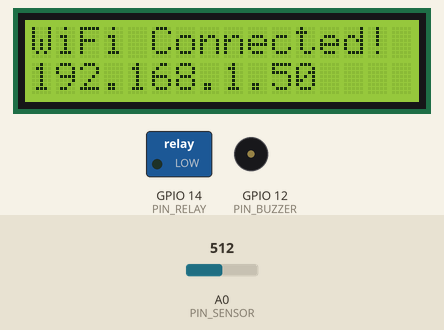
The sketch below on a simulated ESP8266 (NodeMCU). On the bench: 16×2 character LCD, switched loads named in the sketch (green lamp = pin HIGH), buzzer (waves = sounding, pin HIGH). The test bench sets the inputs (shaded band); at power-on: A0 (PIN_SENSOR) = 512. WiFi joins after 1.5 s; servers stay silent unless stated; uploads are accepted with an empty reply; what the sketch prints to the serial monitor is not drawn.

Above: at 4.7 s.
At 7.8 s:
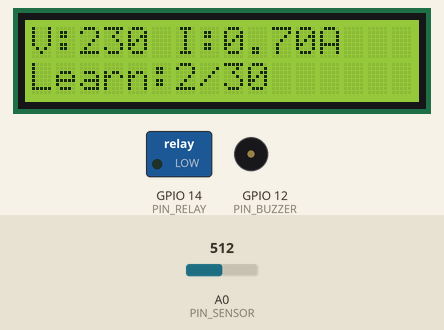
7.9 s: A0 (PIN_SENSOR) set to 716
At 10.44 s:
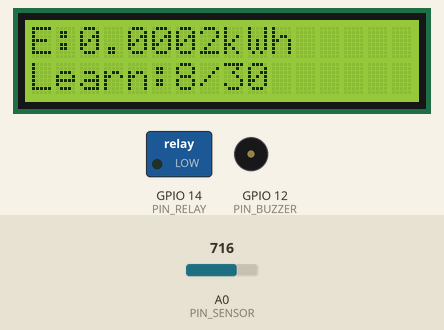
10.9 s: A0 (PIN_SENSOR) set to 900
At 13.8 s:
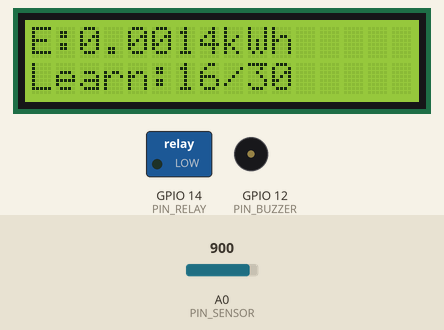
13.9 s: A0 (PIN_SENSOR) set to 1023
At 22.8 s:
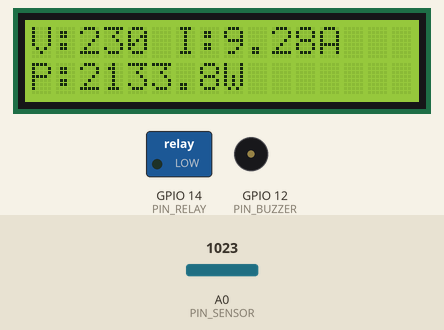
Timing chart, 0 to 24.6 s (numbered marks = the images above; inputs shaded):
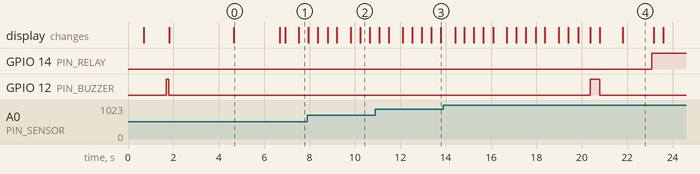

Measured:
- what the display in image 0 shows lasts 2.0 s, from 4.7 s to 6.7 s
- what the display in image 2 shows lasts 0.5 s, from 10.2 s to 10.7 s

The sketch:

nodemcu_energy_meter.ino
```cpp
/*
 * AI Smart Energy Meter — NodeMCU ESP8266
 * ────────────────────────────────────────
 * Home load  : 60W  incandescent → ~0.261A  (learned as baseline)
 * Theft load : 100W incandescent → ~0.435A  (triggers alert)
 * ACS_ZERO calibrated to RAW midpoint=548 (average of 538–558 swing)
 * Sampling window increased to 200ms for stable RMS over noisy ADC
 *
 * Pins:
 *   A0  — ACS712 output
 *   D2/D1 (GPIO4/5) — LCD SDA/SCL
 *   D5 (GPIO14) — Relay
 *   D6 (GPIO12) — Buzzer
 *
 * HARDWARE TIP: Add a 10uF capacitor between A0 and GND to reduce noise.
 */

#include <Wire.h>
#include <LiquidCrystal_I2C.h>
#include <ESP8266WiFi.h>
#include <ESP8266HTTPClient.h>
#include <WiFiClient.h>

// ═══════════════════════════════════════════════
//   SETTINGS
// ═══════════════════════════════════════════════
const char* WIFI_SSID     = "Suji";
const char* WIFI_PASSWORD = "sujitha5555";
const char* SERVER_IP     = "172.31.131.18";
const int   SERVER_PORT   = 5000;

// ═══════════════════════════════════════════════
//   PIN DEFINITIONS
// ═══════════════════════════════════════════════
#define PIN_SENSOR  A0
#define PIN_SDA     4    // D2
#define PIN_SCL     5    // D1
#define PIN_RELAY   14   // D5
#define PIN_BUZZER  12   // D6

// ═══════════════════════════════════════════════
//   LCD
// ═══════════════════════════════════════════════
LiquidCrystal_I2C lcd(0x27, 16, 2);

// ═══════════════════════════════════════════════
//   ACS712 CALIBRATION
//   ACS_ZERO  : FIXED to 548 (midpoint of your 538-558 RAW swing)
//   ACS_SENSITIVITY : 100mV/A for ACS712-20A
// ═══════════════════════════════════════════════
#define ACS_ZERO        548.0   // FIXED: was 555, corrected to 548
#define ACS_SENSITIVITY 0.050  // 100mV/A

// ═══════════════════════════════════════════════
//   RELAY
// ═══════════════════════════════════════════════
#define RELAY_ON  LOW
#define RELAY_OFF HIGH

// ═══════════════════════════════════════════════
//   DETECTION THRESHOLDS
// ═══════════════════════════════════════════════
#define OVERLOAD_AMPS   15.0
#define THEFT_JUMP      0.15

#define NOISE_FLOOR     0.03
#define BASELINE_COUNT  30
#define THEFT_CONFIRM   5

// ═══════════════════════════════════════════════
//   GLOBAL STATE
// ═══════════════════════════════════════════════
float         currentRMS      = 0.0;
float         voltageRMS      = 230.0;
float         power           = 0.0;
float         energyKWh       = 0.0;
float         baseline        = 0.0;
int           baselineSamples = 0;
bool          relayON         = true;
bool          theftFound      = false;
bool          wifiOK          = false;
int           theftCount      = 0;
unsigned long lastSend        = 0;
unsigned long lastDisplay     = 0;
unsigned long lastEnergy      = 0;
unsigned long lastBuzzer      = 0;
int           lcdPage         = 0;

// ═══════════════════════════════════════════════
//   FORWARD DECLARATIONS
// ═══════════════════════════════════════════════
float readCurrent();
void  learnBaseline();
void  checkForProblems(unsigned long);
void  triggerAlert(String, unsigned long);
void  updateLCD();
void  sendToServer();
void  connectWiFi();
void  beep(int);
void  threeBeeps();

// ═══════════════════════════════════════════════
//   SETUP
// ═══════════════════════════════════════════════
void setup() {
  Serial.begin(9600);
  delay(500);

  Serial.println("================================");
  Serial.println("  AI Smart Energy Meter");
  Serial.println("  Home=60W(0.261A) Theft=100W(0.435A)");
  Serial.println("  ACS_ZERO=548  Sampling=200ms");
  Serial.println("================================");

  pinMode(PIN_RELAY,  OUTPUT);
  pinMode(PIN_BUZZER, OUTPUT);
  digitalWrite(PIN_RELAY,  RELAY_ON);
  digitalWrite(PIN_BUZZER, LOW);

  Wire.begin(PIN_SDA, PIN_SCL);
  lcd.init();
  lcd.backlight();
  lcd.setCursor(0, 0); lcd.print("AI Energy Meter");
  lcd.setCursor(0, 1); lcd.print("Starting up...");
  delay(1000);

  beep(100);
  connectWiFi();

  lcd.clear();
  lcd.setCursor(0, 0); lcd.print("Learning...     ");
  lcd.setCursor(0, 1); lcd.print("60W only please ");

  lastEnergy = millis();
  Serial.println(">> Connect ONLY the 60W bulb now. Learning baseline...");
}

// ═══════════════════════════════════════════════
//   MAIN LOOP
// ═══════════════════════════════════════════════
void loop() {
  unsigned long now = millis();

  currentRMS = readCurrent();
  power      = voltageRMS * currentRMS;

  float hours = (float)(now - lastEnergy) / 3600000.0;
  energyKWh  += (power * hours) / 1000.0;
  lastEnergy  = now;

  if (baselineSamples < BASELINE_COUNT) {
    learnBaseline();
  } else {
    checkForProblems(now);
  }

  if (now - lastDisplay >= 1500) {
    updateLCD();
    lastDisplay = now;
    lcdPage = (lcdPage + 1) % 2;
  }

  if (wifiOK && (now - lastSend >= 2000)) {
    sendToServer();
    lastSend = now;
  }

  if (WiFi.status() != WL_CONNECTED) {
    wifiOK = false;
  }

  delay(200);
}

// ═══════════════════════════════════════════════
//   READ CURRENT
//   FIXED: 200ms window (was 60ms) = 10 full AC cycles
//   Much more stable RMS — reduces effect of RAW 538-558 swing
// ═══════════════════════════════════════════════
float readCurrent() {
  float         sum   = 0.0;
  int           count = 0;
  unsigned long t     = millis();

  float zeroV = (ACS_ZERO / 1024.0);

  while (millis() - t < 200) {      // FIXED: was 60, now 200
    int   raw  = analogRead(PIN_SENSOR);
    float v    = raw / 1024.0;
    float amps = (v - zeroV) / ACS_SENSITIVITY;
    sum  += amps * amps;
    count++;
    delayMicroseconds(200);
  }

  if (count == 0) return 0.0;

  float rms = sqrt(sum / count);

  if (rms < NOISE_FLOOR) rms = 0.0;

  static unsigned long dbgTime = 0;
  if (millis() - dbgTime > 3000) {
    Serial.print("RAW=");     Serial.print(analogRead(PIN_SENSOR));
    Serial.print("  I=");     Serial.print(rms, 3);
    Serial.print("A  P=");   Serial.print(rms * voltageRMS, 1);
    Serial.print("W  Base=");Serial.print(baseline, 3);
    Serial.print("A  Thr="); Serial.println(baseline + THEFT_JUMP, 3);
    dbgTime = millis();
  }

  return rms;
}

// ═══════════════════════════════════════════════
//   LEARN BASELINE
// ═══════════════════════════════════════════════
void learnBaseline() {
  baseline = ((baseline * baselineSamples) + currentRMS)
             / (baselineSamples + 1);
  baselineSamples++;

  lcd.setCursor(0, 1);
  lcd.print("Learn:");
  lcd.print(baselineSamples);
  lcd.print("/30  ");

  if (baselineSamples == BASELINE_COUNT) {
    Serial.println("----------------------------");
    Serial.print("Baseline learned = ");
    Serial.print(baseline, 3);
    Serial.println(" A  (expected ~0.261A for 60W)");
    Serial.print("Theft threshold  = ");
    Serial.println(baseline + THEFT_JUMP, 3);
    Serial.println("----------------------------");

    if (baseline < 0.10) {
      Serial.println("WARNING: Baseline too low! Try ACS_ZERO = 538");
    }
    if (baseline > 0.40) {
      Serial.println("WARNING: Baseline too high! Try ACS_ZERO = 558");
    }

    beep(400);
    lcd.clear();
  }
}

// ═══════════════════════════════════════════════
//   DETECTION
// ═══════════════════════════════════════════════
void checkForProblems(unsigned long now) {

  if (currentRMS > OVERLOAD_AMPS) {
    Serial.print("OVERLOAD! I="); Serial.println(currentRMS, 2);
    triggerAlert("OVERLOAD", now);
    return;
  }

  float theftThreshold = baseline + THEFT_JUMP;

  if (relayON && currentRMS > theftThreshold) {
    theftCount++;
    Serial.print("Theft suspect #"); Serial.print(theftCount);
    Serial.print("  I=");          Serial.print(currentRMS, 3);
    Serial.print("A  Threshold="); Serial.print(theftThreshold, 3);
    Serial.println("A");

    if (theftCount >= THEFT_CONFIRM) {
      theftFound = true;
      Serial.println("*** THEFT CONFIRMED — cutting relay ***");
      triggerAlert("THEFT", now);
    }

  } else {
    theftCount = 0;

    if (currentRMS >= NOISE_FLOOR && currentRMS <= (baseline + 0.05)) {
      baseline = (baseline * 0.97) + (currentRMS * 0.03);
    }

    if (theftFound && currentRMS < theftThreshold) {
      theftFound = false;
      digitalWrite(PIN_RELAY, RELAY_ON);
      relayON = true;
      Serial.println("Current normal — relay restored");
    }
  }
}

// ═══════════════════════════════════════════════
//   TRIGGER ALERT
// ═══════════════════════════════════════════════
void triggerAlert(String type, unsigned long now) {

  if (type == "THEFT" || type == "OVERLOAD") {
    digitalWrite(PIN_RELAY, RELAY_OFF);
    relayON = false;
    Serial.println("Relay OFF — load disconnected");
  }

  if (now - lastBuzzer > 30000) {
    threeBeeps();
    lastBuzzer = now;
  }

  lcd.clear();
  lcd.setCursor(0, 0);
  if (type == "THEFT")    lcd.print("!! THEFT ALERT !!");
  if (type == "OVERLOAD") lcd.print("!! OVERLOAD !!  ");
  lcd.setCursor(0, 1);
  lcd.print("I=");  lcd.print(currentRMS, 2);
  lcd.print("A P=");lcd.print(power, 0); lcd.print("W");
}

// ═══════════════════════════════════════════════
//   LCD DISPLAY
// ═══════════════════════════════════════════════
void updateLCD() {
  lcd.clear();

  if (lcdPage == 0) {
    lcd.setCursor(0, 0);
    lcd.print("V:");  lcd.print(voltageRMS, 0);
    lcd.print(" I:"); lcd.print(currentRMS, 2); lcd.print("A");
    lcd.setCursor(0, 1);
    lcd.print("P:"); lcd.print(power, 1); lcd.print("W");

  } else {
    lcd.setCursor(0, 0);
    lcd.print("E:"); lcd.print(energyKWh, 4); lcd.print("kWh");
    lcd.setCursor(0, 1);
    if      (theftFound)                        lcd.print("**THEFT ALERT** ");
    else if (baselineSamples < BASELINE_COUNT) { lcd.print("Learn:"); lcd.print(baselineSamples); lcd.print("/30"); }
    else if (!relayON)                          lcd.print("Relay:OFF CUT!  ");
    else                                        lcd.print(wifiOK ? "Normal  WiFi:OK " : "Normal  WiFi:-- ");
  }
}

// ═══════════════════════════════════════════════
//   SEND DATA TO PYTHON SERVER
// ═══════════════════════════════════════════════
void sendToServer() {
  WiFiClient  client;
  HTTPClient  http;

  String url = "http://" + String(SERVER_IP) +
               ":"       + String(SERVER_PORT) + "/data";

  http.begin(client, url);
  http.addHeader("Content-Type", "application/json");
  http.setTimeout(3000);

  String fault = "NORMAL";
  if      (theftFound)                  fault = "THEFT";
  else if (currentRMS > OVERLOAD_AMPS) fault = "OVERLOAD";

  String json;
  json  = "{";
  json += "\"voltage\":"   + String(voltageRMS,  1) + ",";
  json += "\"current\":"   + String(currentRMS,  3) + ",";
  json += "\"power\":"     + String(power,        1) + ",";
  json += "\"energy\":"    + String(energyKWh,    4) + ",";
  json += "\"relay\":"     + String(relayON ? "true" : "false") + ",";
  json += "\"baseline\":"  + String(baseline,     3) + ",";
  json += "\"threshold\":" + String(baseline + THEFT_JUMP, 3) + ",";
  json += "\"fault\":\""   + fault + "\"";
  json += "}";

  int code = http.POST(json);

  if (code == 200) {
    Serial.println("Server: " + http.getString());
  } else {
    Serial.print("HTTP error: "); Serial.println(code);
  }
  http.end();
}

// ═══════════════════════════════════════════════
//   WIFI CONNECTION
// ═══════════════════════════════════════════════
void connectWiFi() {
  Serial.print("Connecting to "); Serial.println(WIFI_SSID);
  lcd.clear();
  lcd.setCursor(0, 0); lcd.print("WiFi connecting ");
  lcd.setCursor(0, 1); lcd.print(WIFI_SSID);

  WiFi.disconnect(true);
  delay(1000);
  WiFi.mode(WIFI_STA);
  delay(300);
  WiFi.begin(WIFI_SSID, WIFI_PASSWORD);

  int tries = 0;
  while (WiFi.status() != WL_CONNECTED && tries < 60) {
    delay(500);
    Serial.print(".");
    tries++;
  }
  Serial.println();

  if (WiFi.status() == WL_CONNECTED) {
    wifiOK = true;
    Serial.print("WiFi OK  IP: "); Serial.println(WiFi.localIP());
    lcd.clear();
    lcd.setCursor(0, 0); lcd.print("WiFi Connected! ");
    lcd.setCursor(0, 1); lcd.print(WiFi.localIP());
    delay(2000);
  } else {
    wifiOK = false;
    Serial.println("WiFi FAILED — running offline");
    lcd.clear();
    lcd.setCursor(0, 0); lcd.print("WiFi Failed!    ");
    lcd.setCursor(0, 1); lcd.print("Offline mode    ");
    delay(2000);
  }
}

// ═══════════════════════════════════════════════
//   BUZZER HELPERS
// ═══════════════════════════════════════════════
void beep(int ms) {
  digitalWrite(PIN_BUZZER, HIGH);
  delay(ms);
  digitalWrite(PIN_BUZZER, LOW);
}

void threeBeeps() {
  for (int i = 0; i < 3; i++) {
    beep(200);
    delay(150);
  }
}
```
